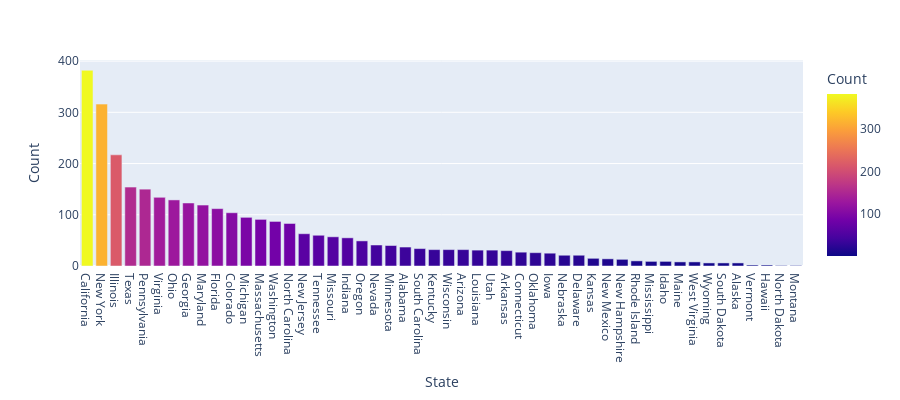

Notebook source saved alongside this figure:
### Code cell
import plotly.express as px
fig = px.bar(state_counts, x='state', y='count',color='count',
             labels={'state':'State', 'count':"Count"}, height=400)
fig.show()

### Figure 1 — Plotly figure (JSON) as saved in the notebook; plotly's stock layout.template omitted (floating-point values rounded to 4 significant figures)
{"data": [{"alignmentgroup": "True", "hoverlabel": {"namelength": 0}, "hovertemplate": "State=%{x}<br>Count=%{marker.color}", "legendgroup": "", "marker": {"color": [382, 316, 217, 154, 150, 134, 129, 123, 119, 112, 104, 95, 91, 87, 83, 63, 60, 57, 55, 49, 41, 40, 37, 34, 32, 32, 32, 31, 31, 30, 27, 26, 25, 21, 21, 15, 14, 13, 10, 9, 9, 8, 8, 6, 6, 6, 2, 2, 1, 1], "coloraxis": "coloraxis"}, "name": "", "offsetgroup": "", "orientation": "v", "showlegend": false, "textposition": "auto", "type": "bar", "x": ["California", "New York", "Illinois", "Texas", "Pennsylvania", "Virginia", "Ohio", "Georgia", "Maryland", "Florida", "Colorado", "Michigan", "Massachusetts", "Washington", "North Carolina", "New Jersey", "Tennessee", "Missouri", "Indiana", "Oregon", "Nevada", "Minnesota", "Alabama", "South Carolina", "Kentucky", "Wisconsin", "Arizona", "Louisiana", "Utah", "Arkansas", "Connecticut", "Oklahoma", "Iowa", "Nebraska", "Delaware", "Kansas", "New Mexico", "New Hampshire", "Rhode Island", "Mississippi", "Idaho", "Maine", "West Virginia", "Wyoming", "South Dakota", "Alaska", "Vermont", "Hawaii", "North Dakota", "Montana"], "xaxis": "x", "y": [382, 316, 217, 154, 150, 134, 129, 123, 119, 112, 104, 95, 91, 87, 83, 63, 60, 57, 55, 49, 41, 40, 37, 34, 32, 32, 32, 31, 31, 30, 27, 26, 25, 21, 21, 15, 14, 13, 10, 9, 9, 8, 8, 6, 6, 6, 2, 2, 1, 1], "yaxis": "y"}], "layout": {"barmode": "relative", "coloraxis": {"colorbar": {"title": {"text": "Count"}}, "colorscale": [[0, "#0d0887"], [0.1111, "#46039f"], [0.2222, "#7201a8"], [0.3333, "#9c179e"], [0.4444, "#bd3786"], [0.5556, "#d8576b"], [0.6667, "#ed7953"], [0.7778, "#fb9f3a"], [0.8889, "#fdca26"], [1, "#f0f921"]]}, "height": 400, "legend": {"tracegroupgap": 0}, "margin": {"t": 60}, "xaxis": {"anchor": "y", "domain": [0, 1], "title": {"text": "State"}}, "yaxis": {"anchor": "x", "domain": [0, 1], "title": {"text": "Count"}}}}
